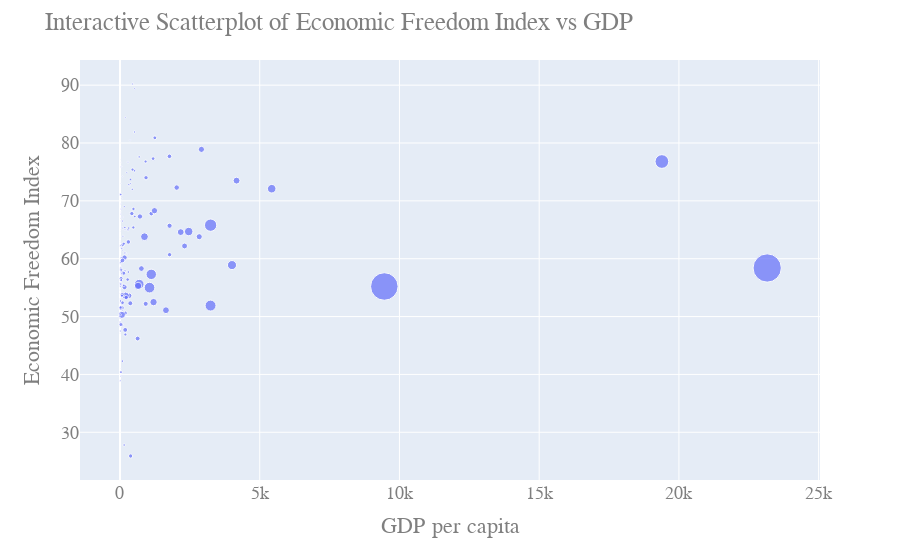

Source (notebook cell):
### Markdown cell above
Interactive plot to show the relationship between GDP and economic freedom index

### Code cell
fig = px.scatter(df, x='GDP', y='EFW', size = 'POP', 
                hover_data = ['Country'])
fig.update_layout(
    title="Interactive Scatterplot of Economic Freedom Index vs GDP",
    xaxis_title="GDP per capita",
    yaxis_title="Economic Freedom Index ",
    font=dict(
        family="Courier New, monospace",
        size=18,
        color="#7f7f7f"
    )
)
fig.show()

### Figure 1 — Plotly figure (JSON) as saved in the notebook; plotly's stock layout.template omitted (floating-point values rounded to 4 significant figures; data arrays with more than 128 entries replaced by an {"elided": "..."} marker saying what was removed)
{"data": [{"customdata": {"elided": "179x1 str values"}, "hoverlabel": {"namelength": 0}, "hovertemplate": "GDP=%{x}<br>EFW=%{y}<br>POP=%{marker.size}<br>Country=%{customdata[0]}", "legendgroup": "", "marker": {"color": "#636efa", "size": {"elided": "179 float values"}, "sizemode": "area", "sizeref": 3.475, "symbol": "circle"}, "mode": "markers", "name": "", "showlegend": false, "type": "scatter", "x": {"elided": "179 float values"}, "xaxis": "x", "y": {"elided": "179 float values"}, "yaxis": "y"}], "layout": {"font": {"color": "#7f7f7f", "family": "Courier New, monospace", "size": 18}, "legend": {"itemsizing": "constant", "tracegroupgap": 0}, "margin": {"t": 60}, "title": {"text": "Interactive Scatterplot of Economic Freedom Index vs GDP"}, "xaxis": {"anchor": "y", "domain": [0, 1], "title": {"text": "GDP per capita"}}, "yaxis": {"anchor": "x", "domain": [0, 1], "title": {"text": "Economic Freedom Index "}}}}
